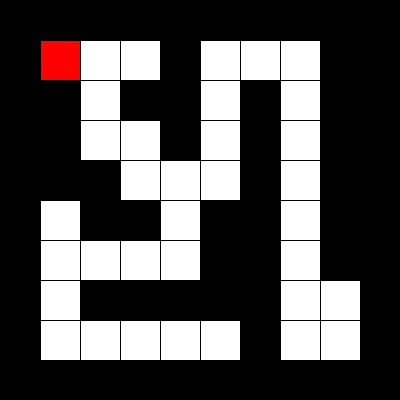
Frame 1 (no input)
Frame 60 (the mouse pressed at the canvas centre just before this capture): identical to frame 1, image omitted
Frame 120 (the mouse held since frame 60 and released just before this capture): identical to frame 1, image omitted

The Processing sketch that drew this single still picture (run headless with seeded random() and noise(); from frame 60 on, the mouse is pressed at the canvas centre):

// Processing sketch: week15_06_maze_DFS_visited
// ── week15_06_maze_DFS_visited.pde
//week15_06_maze_DFS_visited
int [][] maze={
  {1,1,1,1,1,1,1,1,1,1},
  {1,0,0,0,1,0,0,0,1,1},
  {1,1,0,1,1,0,1,0,1,1},
  {1,1,0,0,1,0,1,0,1,1},
  {1,1,1,0,0,0,1,0,1,1},
  {1,0,1,1,0,1,1,0,1,1},
  {1,0,0,0,0,1,1,0,1,1},
  {1,0,1,1,1,1,1,0,0,1},
  {1,0,0,0,0,0,1,0,0,1},
  {1,1,1,1,1,1,1,1,1,1},
};
int [][] visited=new int[10][10];
int startI=1,startJ=1,I=1,J=1,step=1;
void setup(){
  size(400,400);
  visited[I][J]=step;
}
void draw(){
  for(int i=0;i<maze.length;i++){
    for(int j=0;j<maze[0].length;j++){
      if(maze[i][j]==1) fill(0);
      else fill(255);
      rect(j*40,i*40,40,40);
    }
  }
  fill(255,0,0);
  rect(startJ*40,startI*40,40,40);
}
